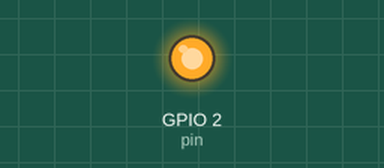
A program run on a simulated ESP32 board running MicroPython. Parts: output pins drawn as LEDs (lit = HIGH). At 0.0 s the program stops and its outputs stay as they are.

Above: at 0.1 s.
Timing chart, 0 to 1.5 s (numbered marks = the images above):
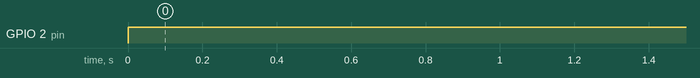

The program:

led.py
```python
# Teste com o LED embutido na placa NodeMCU ESP32

import machine

pin = machine.Pin(2, machine.Pin.OUT)

# Comandos para liga o LED azul
pin.on()

pin.value(1)

# Comandos para desliga o LED azul
pin.off()

pin.value(1) 
```

Measured:
- by itself, GPIO 2 (pin): LOW → HIGH at 0.00 s
